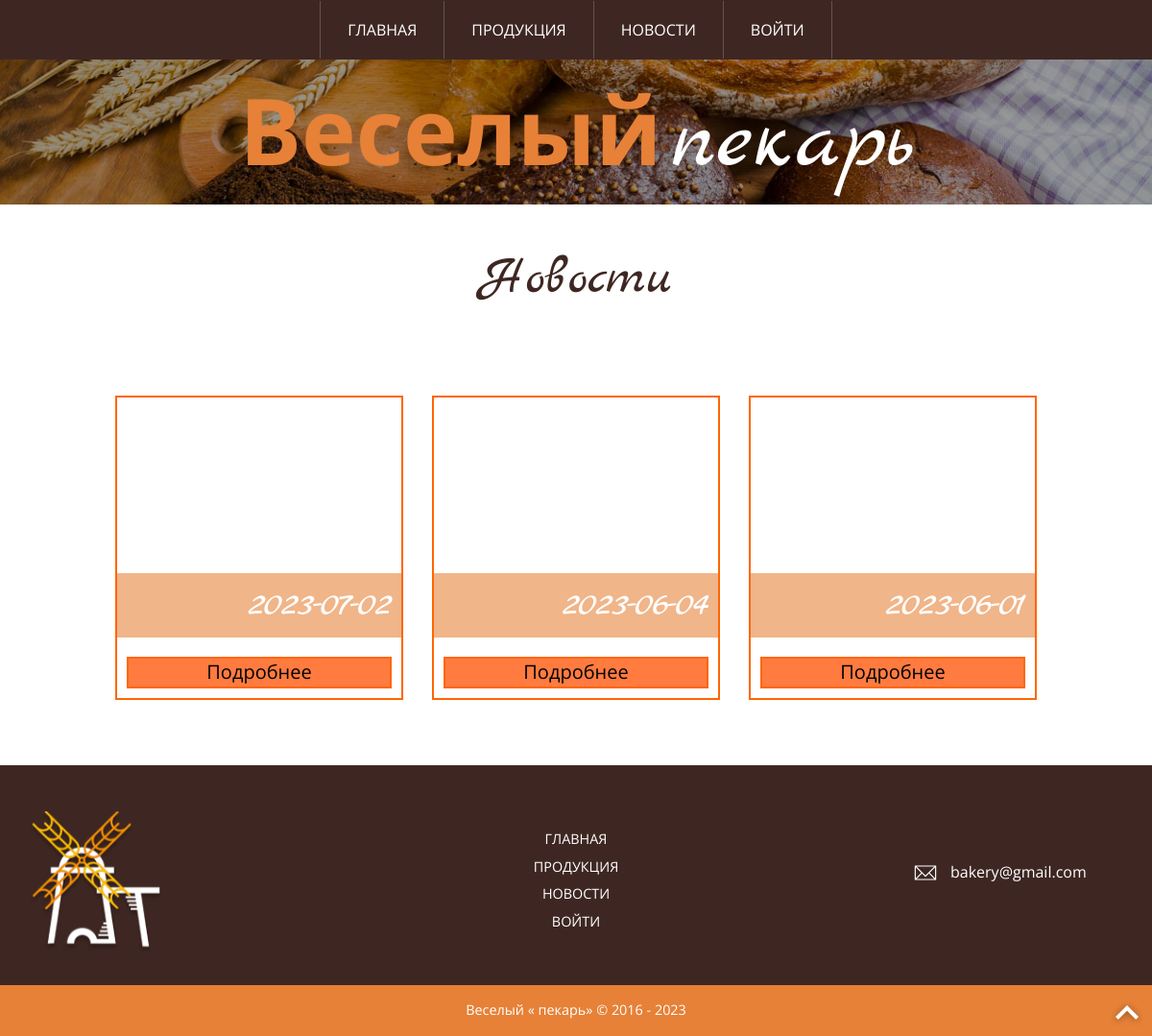
Page /news.php on the committed database.
### tables this page shows
CREATE TABLE `news` (
  `id_new` int NOT NULL,
  `date_new` date DEFAULT NULL,
  `url_new` varchar(300) DEFAULT NULL,
  `txt_new` varchar(1000) DEFAULT NULL
);

### news.php (the view, shortened to what this page needs)
<!DOCTYPE html>
<html lang="ru" xmlns="http://www.w3.org/1999/xhtml">
<head>
		<link rel="stylesheet" type="text/css" href="hostcmsfiles/css/style.css">
    <link rel="stylesheet" type="text/css" href="hostcmsfiles/css/21e0deca58dfdeb107ce1a866cb622b0.css?1647963883">
</head>
<body>
  <?php
  include('config.php');
  include 'header.php';
  ?>
  <div class="container-fluid head-bg text-center">
    <div class="logo three">
      <a href="../index.php">
        <div class="h1">Веселый<span>пекарь</span></div>
      </a>
    </div>
  </div>
  <div class="container contact-section">
    <h1 class="page-title">Новости</h1>
      <div id="page_bookings">
        <div class="container_bookings">
          <?php
          try {
            $query = "SELECT * FROM news ORDER BY date_new DESC";
            $stmt = $connection->query($query);
            while ($row = $stmt->fetch(PDO::FETCH_ASSOC)) {
              $title = $row['url_new'];
              $content = $row['txt_new'];
              $date = $row['date_new'];
              echo '<div class="bookings_block"><div class="menu-grid" style=" background-image: url(' . $title . ');">
                      <div class="price">' . $date . '</div>
                      </div>
                      <div class="bookings_block padding">
                      <details>
                        <summary>Подробнее</summary>
                        <p>'.$content.'</p>
                      </details>
                    </div></div>';
            }
          } catch (PDOException $e) {
            echo "Ошибка: " . $e->getMessage();
          }
          ?>
        </div>
      </div>
    </div>
  <?php include 'footer.php'; ?>
</body>
</html>

### rows in the picture
news: date_new "2023-07-02"
news: date_new "2023-06-04"
news: date_new "2023-06-01"
